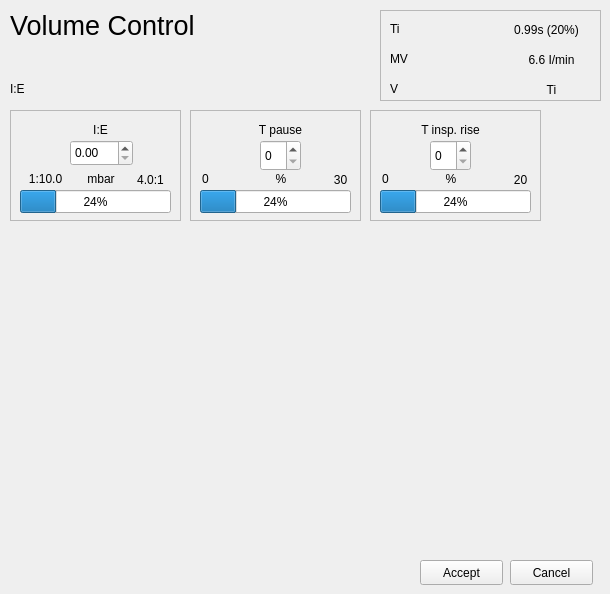
    <widget class="QWidget" name="iepage">
     <widget class="QFrame" name="frame_29">
      <property name="geometry">
       <rect>
        <x>370</x>
        <y>110</y>
        <width>171</width>
        <height>111</height>
       </rect>
      </property>
      <property name="frameShape">
       <enum>QFrame::StyledPanel</enum>
      </property>
      <property name="frameShadow">
       <enum>QFrame::Raised</enum>
      </property>
      <widget class="QLabel" name="label_147">
       <property name="geometry">
        <rect>
         <x>30</x>
         <y>10</y>
         <width>101</width>
         <height>20</height>
        </rect>
       </property>
       <property name="layoutDirection">
        <enum>Qt::LeftToRight</enum>
       </property>
       <property name="text">
        <string>T insp. rise</string>
       </property>
       <property name="alignment">
        <set>Qt::AlignCenter</set>
       </property>
      </widget>
      <widget class="QSpinBox" name="spinBox_12">
       <property name="geometry">
        <rect>
         <x>60</x>
         <y>30</y>
         <width>41</width>
         <height>31</height>
        </rect>
       </property>
      </widget>
      <widget class="QLabel" name="label_148">
       <property name="geometry">
        <rect>
         <x>50</x>
         <y>60</y>
         <width>62</width>
         <height>17</height>
        </rect>
       </property>
       <property name="text">
        <string>%</string>
       </property>
       <property name="alignment">
        <set>Qt::AlignCenter</set>
       </property>
      </widget>
      <widget class="QProgressBar" name="progressBar_20">
       <property name="geometry">
        <rect>
         <x>10</x>
         <y>80</y>
         <width>151</width>
         <height>23</height>
        </rect>
       </property>
       <property name="value">
        <number>24</number>
       </property>
      </widget>
      <widget class="QLabel" name="label_149">
       <property name="geometry">
        <rect>
         <x>130</x>
         <y>60</y>
         <width>41</width>
         <height>20</height>
        </rect>
       </property>
       <property name="text">
        <string>20</string>
       </property>
       <property name="alignment">
        <set>Qt::AlignCenter</set>
       </property>
      </widget>
      <widget class="QLabel" name="label_150">
       <property name="geometry">
        <rect>
         <x>0</x>
         <y>60</y>
         <width>31</width>
         <height>17</height>
        </rect>
       </property>
       <property name="text">
        <string>0</string>
       </property>
       <property name="alignment">
        <set>Qt::AlignCenter</set>
       </property>
      </widget>
     </widget>
     <widget class="QPushButton" name="push_accept_ie">
      <property name="geometry">
       <rect>
        <x>420</x>
        <y>560</y>
        <width>83</width>
        <height>25</height>
       </rect>
      </property>
      <property name="text">
       <string>Accept</string>
      </property>
     </widget>
     <widget class="QPushButton" name="push_cancel_ie">
      <property name="geometry">
       <rect>
        <x>510</x>
        <y>560</y>
        <width>83</width>
        <height>25</height>
       </rect>
      </property>
      <property name="text">
       <string>Cancel</string>
      </property>
     </widget>
     <widget class="QFrame" name="frame_30">
      <property name="geometry">
       <rect>
        <x>380</x>
        <y>10</y>
        <width>221</width>
        <height>91</height>
       </rect>
      </property>
      <property name="frameShape">
       <enum>QFrame::StyledPanel</enum>
      </property>
      <property name="frameShadow">
       <enum>QFrame::Raised</enum>
      </property>
      <widget class="QLabel" name="label_151">
       <property name="geometry">
        <rect>
         <x>10</x>
         <y>10</y>
         <width>62</width>
         <height>17</height>
        </rect>
       </property>
       <property name="text">
        <string>Ti</string>
       </property>
      </widget>
      <widget class="QLabel" name="label_152">
       <property name="geometry">
        <rect>
         <x>10</x>
         <y>40</y>
         <width>62</width>
         <height>17</height>
        </rect>
       </property>
       <property name="text">
        <string>MV</string>
       </property>
      </widget>
      <widget class="QLabel" name="label_153">
       <property name="geometry">
        <rect>
         <x>10</x>
         <y>70</y>
         <width>62</width>
         <height>17</height>
        </rect>
       </property>
       <property name="text">
        <string>V</string>
       </property>
      </widget>
      <widget class="QLabel" name="label_154">
       <property name="geometry">
        <rect>
         <x>121</x>
         <y>10</y>
         <width>91</width>
         <height>20</height>
        </rect>
       </property>
       <property name="text">
        <string>0.99s (20%)</string>
       </property>
       <property name="alignment">
        <set>Qt::AlignCenter</set>
       </property>
      </widget>
      <widget class="QLabel" name="label_155">
       <property name="geometry">
        <rect>
         <x>131</x>
         <y>40</y>
         <width>81</width>
         <height>20</height>
        </rect>
       </property>
       <property name="text">
        <string>6.6 I/min</string>
       </property>
       <property name="alignment">
        <set>Qt::AlignCenter</set>
       </property>
      </widget>
      <widget class="QLabel" name="label_156">
       <property name="geometry">
        <rect>
         <x>131</x>
         <y>70</y>
         <width>81</width>
         <height>20</height>
        </rect>
       </property>
       <property name="text">
        <string>Ti</string>
       </property>
       <property name="alignment">
        <set>Qt::AlignCenter</set>
       </property>
      </widget>
     </widget>
     <widget class="QLabel" name="label_157">
      <property name="geometry">
       <rect>
        <x>10</x>
        <y>80</y>
        <width>62</width>
        <height>17</height>
       </rect>
      </property>
      <property name="text">
       <string>I:E</string>
      </property>
     </widget>
     <widget class="QLabel" name="label_158">
      <property name="geometry">
       <rect>
        <x>10</x>
        <y>10</y>
        <width>221</width>
        <height>31</height>
       </rect>
      </property>
      <property name="font">
       <font>
        <pointsize>20</pointsize>
       </font>
      </property>
      <property name="text">
       <string>Volume Control</string>
      </property>
     </widget>
     <widget class="QFrame" name="frame_31">
      <property name="geometry">
       <rect>
        <x>190</x>
        <y>110</y>
        <width>171</width>
        <height>111</height>
       </rect>
      </property>
      <property name="frameShape">
       <enum>QFrame::StyledPanel</enum>
      </property>
      <property name="frameShadow">
       <enum>QFrame::Raised</enum>
      </property>
      <widget class="QLabel" name="label_159">
       <property name="geometry">
        <rect>
         <x>40</x>
         <y>10</y>
         <width>101</width>
         <height>20</height>
        </rect>
       </property>
       <property name="layoutDirection">
        <enum>Qt::LeftToRight</enum>
       </property>
       <property name="text">
        <string>T pause</string>
       </property>
       <property name="alignment">
        <set>Qt::AlignCenter</set>
       </property>
      </widget>
      <widget class="QSpinBox" name="spinBox_13">
       <property name="geometry">
        <rect>
         <x>70</x>
         <y>30</y>
         <width>41</width>
         <height>31</height>
        </rect>
       </property>
      </widget>
      <widget class="QLabel" name="label_160">
       <property name="geometry">
        <rect>
         <x>60</x>
         <y>60</y>
         <width>62</width>
         <height>17</height>
        </rect>
       </property>
       <property name="text">
        <string>%</string>
       </property>
       <property name="alignment">
        <set>Qt::AlignCenter</set>
       </property>
      </widget>
      <widget class="QProgressBar" name="progressBar_21">
       <property name="geometry">
        <rect>
         <x>10</x>
         <y>80</y>
         <width>151</width>
         <height>23</height>
        </rect>
       </property>
       <property name="value">
        <number>24</number>
       </property>
      </widget>
      <widget class="QLabel" name="label_161">
       <property name="geometry">
        <rect>
         <x>130</x>
         <y>60</y>
         <width>41</width>
         <height>20</height>
        </rect>
       </property>
       <property name="text">
        <string>30</string>
       </property>
       <property name="alignment">
        <set>Qt::AlignCenter</set>
       </property>
      </widget>
      <widget class="QLabel" name="label_162">
       <property name="geometry">
        <rect>
         <x>0</x>
         <y>60</y>
         <width>31</width>
         <height>17</height>
        </rect>
       </property>
       <property name="text">
        <string>0</string>
       </property>
       <property name="alignment">
        <set>Qt::AlignCenter</set>
       </property>
      </widget>
     </widget>
     <widget class="QFrame" name="frame_32">
      <property name="geometry">
       <rect>
        <x>10</x>
        <y>110</y>
        <width>171</width>
        <height>111</height>
       </rect>
      </property>
      <property name="frameShape">
       <enum>QFrame::StyledPanel</enum>
      </property>
      <property name="frameShadow">
       <enum>QFrame::Raised</enum>
      </property>
      <widget class="QLabel" name="label_163">
       <property name="geometry">
        <rect>
         <x>40</x>
         <y>10</y>
         <width>101</width>
         <height>20</height>
        </rect>
       </property>
       <property name="layoutDirection">
        <enum>Qt::LeftToRight</enum>
       </property>
       <property name="text">
        <string>I:E</string>
       </property>
       <property name="alignment">
        <set>Qt::AlignCenter</set>
       </property>
      </widget>
      <widget class="QLabel" name="label_164">
       <property name="geometry">
        <rect>
         <x>60</x>
         <y>60</y>
         <width>62</width>
         <height>17</height>
        </rect>
       </property>
       <property name="text">
        <string>mbar</string>
       </property>
       <property name="alignment">
        <set>Qt::AlignCenter</set>
       </property>
      </widget>
      <widget class="QProgressBar" name="progressBar_22">
       <property name="geometry">
        <rect>
         <x>10</x>
         <y>80</y>
         <width>151</width>
         <height>23</height>
        </rect>
       </property>
       <property name="value">
        <number>24</number>
       </property>
      </widget>
      <widget class="QLabel" name="label_165">
       <property name="geometry">
        <rect>
         <x>120</x>
         <y>60</y>
         <width>41</width>
         <height>20</height>
        </rect>
       </property>
       <property name="text">
        <string>4.0:1</string>
       </property>
       <property name="alignment">
        <set>Qt::AlignCenter</set>
       </property>
      </widget>
      <widget class="QLabel" name="label_166">
       <property name="geometry">
        <rect>
         <x>10</x>
         <y>60</y>
         <width>51</width>
         <height>17</height>
        </rect>
       </property>
       <property name="text">
        <string>1:10.0</string>
       </property>
       <property name="alignment">
        <set>Qt::AlignCenter</set>
       </property>
      </widget>
      <widget class="QDoubleSpinBox" name="doubleSpinBox_5">
       <property name="geometry">
        <rect>
         <x>60</x>
         <y>30</y>
         <width>63</width>
         <height>26</height>
        </rect>
       </property>
      </widget>
     </widget>
    </widget>
